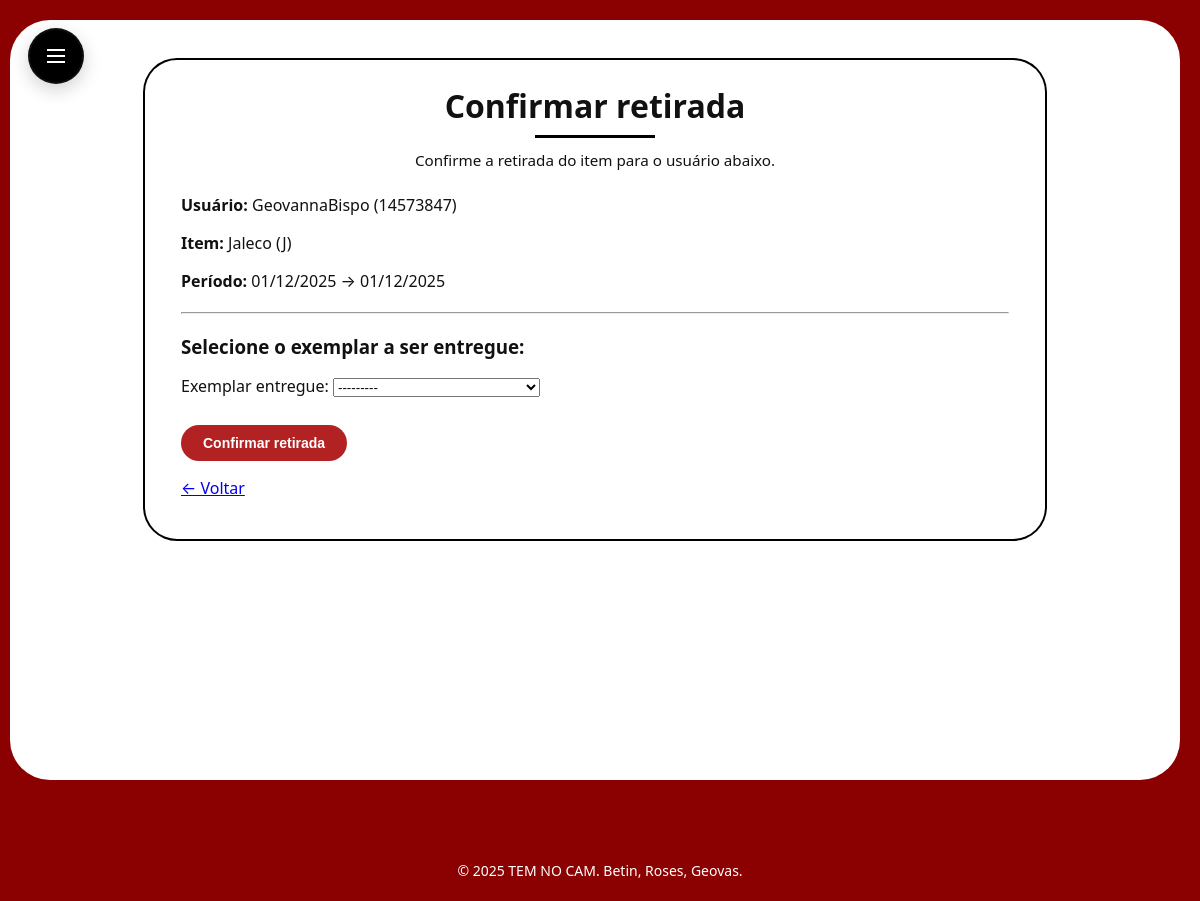
The app's page /gestao/reservas/24/confirmar-retirada/ (signed in) with its own data.
### core/models.py (models this page shows, shortened)
class Reserva(models.Model):
    class Status(models.TextChoices):
        PENDENTE = 'Pendente', 'Pendente'
        CONFIRMADO = 'Confirmado', 'Confirmado'
        CANCELADA = 'Cancelada', 'Cancelada'
        CONCLUIDA = 'Concluida', 'Concluída'
    usuario = models.ForeignKey(
        Usuario,
        on_delete=models.CASCADE,
        related_name='reservas',
        verbose_name='Usuário'
    )
    item = models.ForeignKey(
        Item,
        on_delete=models.CASCADE,
        related_name='reservas',
        verbose_name='Tipo de item'
    )
    exemplar = models.ForeignKey(
        Exemplar,
        on_delete=models.SET_NULL,
        null=True,
        blank=True,
        related_name='reservas'
    )
    data_reserva = models.DateTimeField(
        auto_now_add=True,
        verbose_name='Data da reserva'
    )
    data_retirada = models.DateField(
        verbose_name='Data prevista para retirada'
    )
    data_devolucao = models.DateField(
        verbose_name='Data prevista para devolução'
    )
    status = models.CharField(
        max_length=20,
        choices=Status.choices,
        default=Status.PENDENTE,
        verbose_name='Status'
    )
    observacoes = models.TextField(
        blank=True,
        verbose_name='Observações',
        help_text='Comentários sobre esta reserva (motivo, situação específica etc.).'
    )
    cancelada_em = models.DateTimeField(
        null=True,
        blank=True,
        verbose_name='Data/hora do cancelamento'
    )
    motivo_cancelamento = models.CharField(
        max_length=255,
        blank=True,
        verbose_name='Motivo do cancelamento',
        help_text='Ex.: cancelada pelo aluno, não retirada em 24h, item indisponível, etc.'
    )
    cancelamento_automatico = models.BooleanField(
        default=False,
        verbose_name='Cancelamento automático'
    )
    usuario_cancelou = models.ForeignKey(
        Usuario,
        on_delete=models.SET_NULL,
        null=True,
        blank=True,
        related_name='reservas_canceladas',
        verbose_name='Quem cancelou'
    )
    usuario_confirmou_retirada = models.ForeignKey(
        Usuario,
        on_delete=models.SET_NULL,
        null=True,
        blank=True,
        related_name='reservas_confirmadas_retirada',
        verbose_name='Quem confirmou a retirada'
    )
    data_confirmou_retirada = models.DateTimeField(
        null=True,
        blank=True,
        verbose_name='Data/hora que confirmou a retirada'
    )
    usuario_confirmou_devolucao = models.ForeignKey(
        Usuario,
        on_delete=models.SET_NULL,
        null=True,
        blank=True,
        related_name='reservas_confirmadas_devolucao',
        verbose_name='Quem confirmou a devolução'
    )
    data_confirmou_devolucao = models.DateTimeField(
        null=True,
        blank=True,
        verbose_name='Data/hora que confirmou a devolução'
    )

class Usuario(AbstractUser):
    nusp = models.CharField(
        max_length=20,
        unique=True,
        verbose_name='NUSP'
    )
    class TiposAcesso(models.TextChoices):
        ALUNO = 'Aluno', 'Aluno'
        MEMBRO_GESTAO = 'MembroGestao', 'Membro da Gestão'
        DIRETORIA = 'Diretoria', 'Diretoria de Patrimônio'
    tipo_acesso = models.CharField(
        max_length=20,
        choices=TiposAcesso.choices,
        default=TiposAcesso.ALUNO,
        verbose_name='Tipo de acesso'
    )
    telefone = models.CharField(
        max_length=20,
        blank=True,
        verbose_name='Telefone'
    )
    USERNAME_FIELD = 'nusp'
    REQUIRED_FIELDS = ['username', 'email']

class Item(models.Model):
    nome = models.CharField(
        max_length=255,
        verbose_name='Nome do tipo de item'
    )
    codigo_tipo = models.CharField(
        max_length=20,
        unique=True,
        verbose_name='Código do tipo',
    )
    descricao = models.TextField(
        blank=True,
        verbose_name='Descrição',
        help_text='Detalhes do item (tamanho, uso, observações gerais).'
    )
    imagem = models.ImageField(
        upload_to='itens/',
        blank=True,
        null=True,
        verbose_name='Imagem do item'
    )

### core/views.py (the view)
# urls.py: path('gestao/reservas/<int:reserva_id>/confirmar-retirada/', views.confirmar_retirada, name='confirmar_retirada'),
@login_required
@gestao_required
def confirmar_retirada(request, reserva_id):
    reserva = get_object_or_404(Reserva, pk=reserva_id)
    if reserva.status != Reserva.Status.PENDENTE:
        return redirect('core:reservas_pendentes')
    if request.method == 'POST':
        form = ReservaRetiradaForm(request.POST, item=reserva.item)
        if form.is_valid():
            exemplar = form.cleaned_data['exemplar']
            reserva.exemplar = exemplar
            reserva.status = Reserva.Status.CONFIRMADO
            reserva.usuario_confirmou_retirada = request.user
            reserva.data_confirmou_retirada = timezone.now()
            reserva.save()
            exemplar.situacao = Exemplar.Situacao.RESERVADO
            exemplar.save()
            return redirect('core:reservas_ativas')
    else:
        form = ReservaRetiradaForm(item=reserva.item)
    return render(request, 'core/confirmar_retirada.html', {
        'reserva': reserva,
        'form': form,
    })

### core/forms.py
class ReservaRetiradaForm(forms.ModelForm):
    exemplar = forms.ModelChoiceField(
        queryset=Exemplar.objects.none(),
        required=True,
        label="Exemplar entregue"
    )
    class Meta:
        model = Reserva
        fields = ['exemplar']
    def __init__(self, *args, **kwargs):
        item = kwargs.pop('item')
        super().__init__(*args, **kwargs)
        self.fields['exemplar'].queryset = Exemplar.objects.filter(
            item=item,
            situacao=Exemplar.Situacao.DISPONIVEL,
            condicao=Exemplar.Condicao.BOM,
        )

### core/models.py (called while the page is built)
    def __str__(self):
        return f'{self.codigo_exemplar} ({self.item.nome}) - {self.situacao} / {self.condicao}'

### core/templates/core/confirmar_retirada.html (shortened to what this page needs)
{% extends "core/base.html" %}
{% block content %}
<div class="reservas-wrapper">
    <div class="reservas-card">
        <h1 class="reservas-title">Confirmar retirada</h1>
        <div class="reservas-subtitle">
            Confirme a retirada do item para o usuário abaixo.
        </div>
        <div style="margin-bottom: 20px;">
            <p>
                <strong>Usuário:</strong>
                {{ reserva.usuario.nome_completo|default:reserva.usuario.username }} ({{ reserva.usuario.nusp }})
            </p>
            <p>
                <strong>Item:</strong>
                {{ reserva.item.nome }} ({{ reserva.item.codigo_tipo }})
            </p>
            <p>
                <strong>Período:</strong>
                {{ reserva.data_retirada|date:"d/m/Y" }} → {{ reserva.data_devolucao|date:"d/m/Y" }}
            </p>
        </div>
        <hr style="margin: 20px 0;">
        <form method="post">
            <h3 style="margin-top: 0; margin-bottom: 10px;">
                Selecione o exemplar a ser entregue:
            </h3>
            {{ form.as_p }}
            <button type="submit" class="btn btn-primary" style="margin-top: 12px;">
                Confirmar retirada
            </button>
        </form>
        <p style="margin-top: 16px;">
            <a href="{% url 'core:reservas_pendentes' %}">← Voltar</a>
        </p>
    </div>
</div>
{% endblock %}

### static/core/style.css (style rules this page uses)
:root { --cor-fundo: #8b0000; --cor-card: #ffffff; --cor-texto: #111111; --cor-menu-bg: #ffffff; --cor-menu-ativo: #b22222; --cor-menu-ativo-texto: #ffffff; --cor-menu-link: #111111; --cor-botao: #b22222; --cor-botao-texto: #ffffff; --raio-card: 40px; --fonte: "Segoe UI", system-ui, -apple-system, BlinkMacSystemFont, sans-serif; }
* { box-sizing: border-box; }
body { margin: 0; padding: 0; font-family: var(--fonte); background: var(--cor-fundo); color: var(--cor-texto); }
.btn { display: inline-block; padding: 10px 22px; border-radius: 999px; border: none; cursor: pointer; font-weight: 600; font-size: 14px; }
.btn-primary { background: var(--cor-botao); color: var(--cor-botao-texto); }
:root { --sidebar-width: 260px; --sidebar-contracted-width: 56px; --sidebar-transition-duration: 0.34s; --sidebar-transition-ease: cubic-bezier(.2,.9,.3,1); }
.reservas-wrapper { display: flex; justify-content: center; align-items: flex-start; padding-top: 16px; }
.reservas-card { background: var(--cor-card); border-radius: 32px; padding: 24px 36px; max-width: 900px; width: 100%; box-shadow: 0 0 0 2px #000; }
.reservas-title { text-align: center; font-size: 2rem; font-weight: 700; margin: 0 0 8px 0; }
.reservas-title::after { content: ""; display: block; width: 120px; height: 3px; background: #000; margin: 8px auto 0 auto; }
.reservas-subtitle { text-align: center; margin-top: 12px; margin-bottom: 24px; font-size: 0.95rem; }

### records on screen
Reserva: usuario.nome_completo "GeovannaBispo", usuario.nusp "14573847", item.nome "Jaleco", item.codigo_tipo "J", data_retirada "01/12/2025", data_devolucao "01/12/2025"
